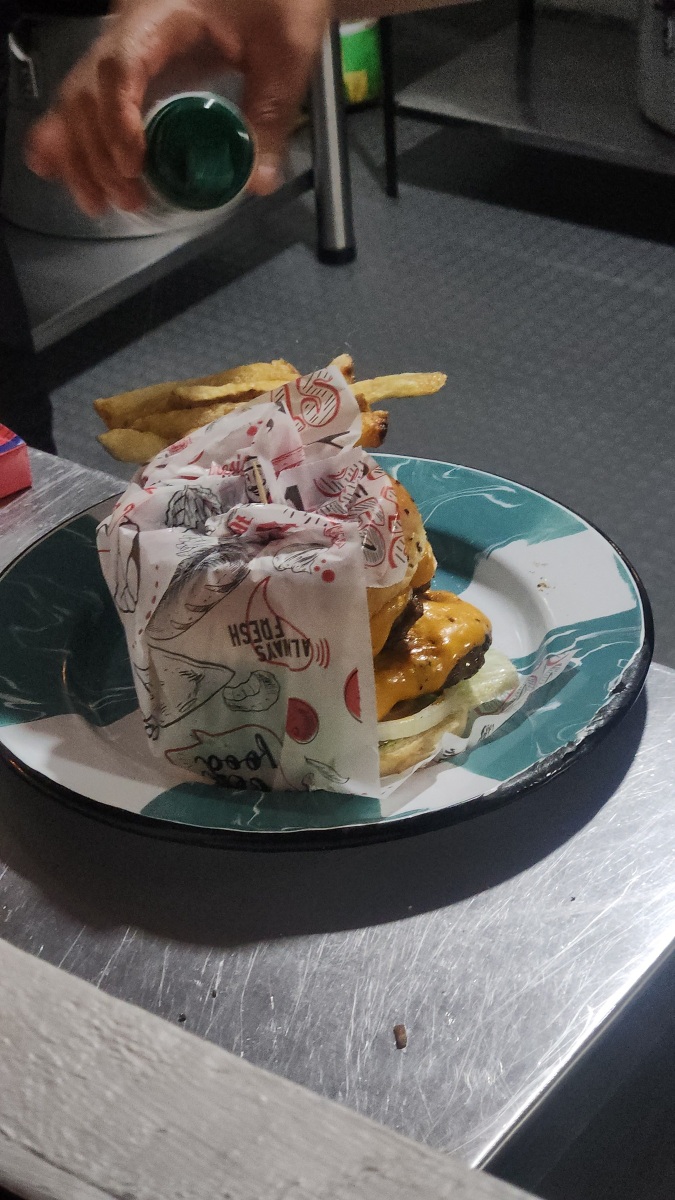
#> input picture aeroburger/02-airbus/assets/photo_wrapped.jpg, 1350 x 2400 px, given in place of 0001.jpg, which was not available (shown at 1/2 size)
$ python make_cover.py ../../02-airbus/assets
#> lines starting #> are read from the running program, lines starting #| are printed output that depends on the picture
# Genera la portada pop-art (homenaje) con fotogramas del local y la versión duotono del cuadrante TL.
import sys, numpy as np
from PIL import Image, ImageDraw, ImageFont, ImageFilter
P = sys.argv[1]
S = 1200; STRIP = 168; QW = (S - STRIP)//2; QH = S//2          # 516 x 600 -> aspecto 0.86
REVEAL_Y = 120                                                     # region del frame 1080x1920 que mapea al cuadrante TL
def hexc(h): return np.array([int(h[i:i+2],16) for i in (1,3,5)], float)
def duotone(im, dark, light, mid=None):
    a = np.asarray(im.convert('L'), float)
    lo, hi = np.percentile(a, 3), np.percentile(a, 97)
    x = np.clip((a-lo)/(hi-lo+1e-6), 0, 1)
    x = x*x*(3-2*x)                                               # contraste en S
    x = np.round(x*5)/5*0.55 + x*0.45                             # algo de posterizado
    d, l = hexc(dark), hexc(light)
    out = d[None,None,:]*(1-x[...,None]) + l[None,None,:]*x[...,None]
    if mid is not None:                                           # toque de tercer color en medios tonos
        w = np.exp(-((x-0.5)/0.16)**2)[...,None]*0.45
        out = out*(1-w) + hexc(mid)[None,None,:]*w
    n = np.random.default_rng(7).normal(0, 6, out.shape)          # grano de impresión
    return Image.fromarray(np.clip(out+n,0,255).astype(np.uint8))
def gradmap(im, stops, lo_p=2, hi_p=99.8, gamma=0.85):
    # mapa de degradado multi-tono que conserva detalle en las luces (logo del letrero legible)
    im = im.filter(ImageFilter.UnsharpMask(radius=2, percent=60, threshold=2))
    a = np.asarray(im.convert('L'), float)
    lo, hi = np.percentile(a, lo_p), np.percentile(a, hi_p)
    x = np.clip((a-lo)/(hi-lo+1e-6), 0, 1)**gamma
    pos = np.array([p for p,_ in stops]); cols = np.array([hexc(c) for _,c in stops])
    out = np.stack([np.interp(x, pos, cols[:,k]) for k in range(3)], -1)
    n = np.random.default_rng(7).normal(0, 4, out.shape)
    return Image.fromarray(np.clip(out+n,0,255).astype(np.uint8))
def crop_aspect(im, asp, cy=None):
    w, h = im.size; ch = int(w/asp)
    y0 = (h-ch)//2 if cy is None else cy
    return im.crop((0, y0, w, y0+ch))
f = lambda c,n: Image.open(f'{P}/frames/{c}/{n:04d}.jpg').convert('RGB')
asp = QW/QH
q = {
 'TL': gradmap(crop_aspect(f('c1',1), asp, REVEAL_Y), [(0,'#161a6b'),(0.18,'#23288f'),(0.42,'#c2306a'),(0.62,'#ff9f2e'),(0.80,'#ffd23f'),(1.0,'#fff6dc')]),
 'TR': duotone(crop_aspect(f('c3',30), asp), '#7a0f3c', '#ffd6e0', '#e8407a'),
 'BL': duotone(crop_aspect(f('c4',90), asp), '#141e6e', '#9ccaff', '#f28cb1'),
 'BR': duotone(crop_aspect(f('c6',40), asp), '#2a1460', '#ffb8cc', '#6aa8ff'),
}
#> in crop_aspect, `w, h = im.size`: w = 1350; h = 2400
#> in crop_aspect, `ch = int(w / asp)`: ch = 1569
#> in crop_aspect, `y0 = (h-ch)//2 if cy is None else cy`: y0 = 120
#> in gradmap, `a = np.asarray(im.convert('L'), float)`:
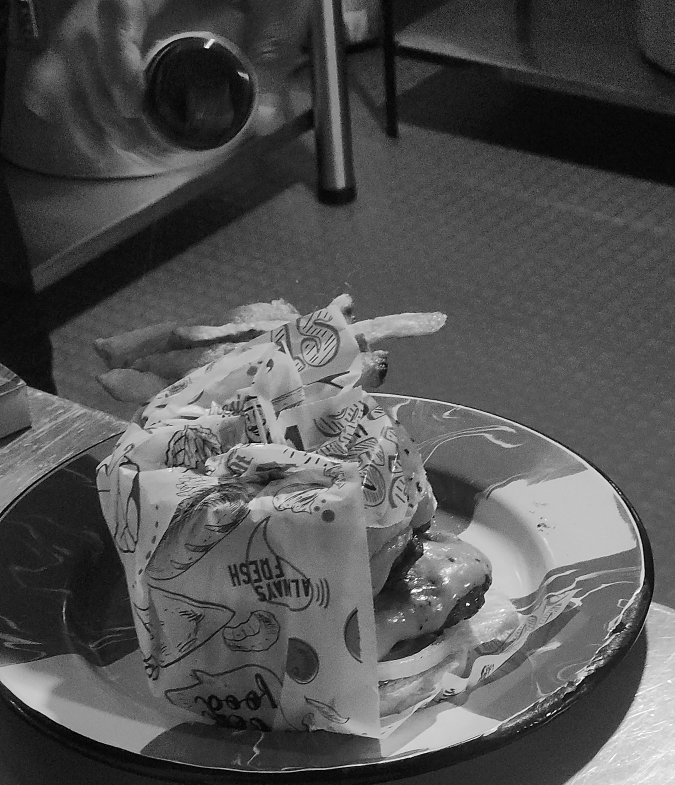
#> a: shape (1569, 1350) float64 (shown at 1/2 size); min 0, max 255, mean 82.6
#> in gradmap, `lo, hi = np.percentile(a, lo_p), np.percentile(a, hi_p)`: lo = 10; hi = 228
#> in gradmap, `x = np.clip((a-lo)/(hi-lo+1e-6), 0, 1)**gamma`:
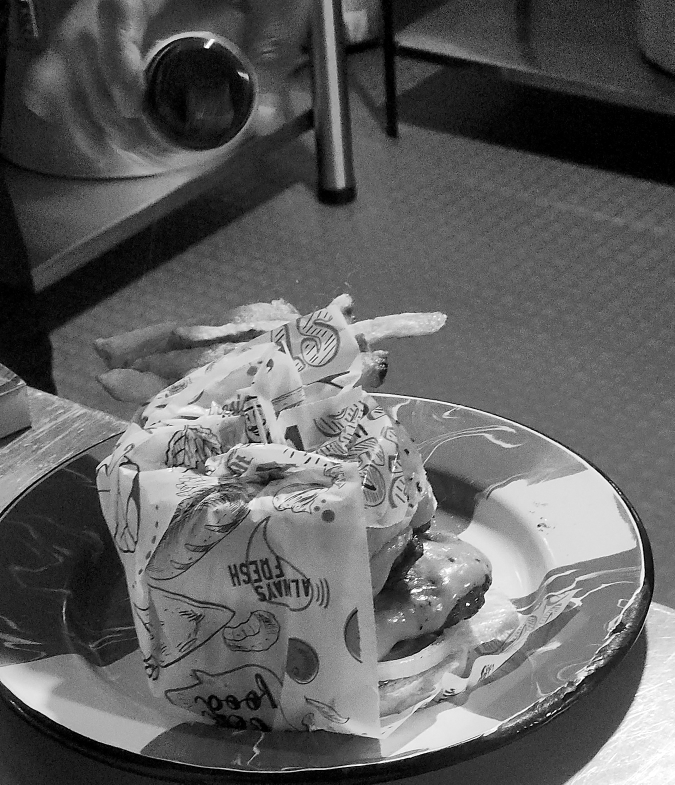
#> x: shape (1569, 1350) float64 (shown at 1/2 size); min 0, max 1, mean 0.38
#> in gradmap, `pos = np.array([p for p, _ in stops])`: pos = [0, 0.18, 0.42, 0.62, 0.8, 1]
#> in gradmap, `cols = np.array([hexc(c) for _, c in stops])`: cols = [[22, 26, 107], [35, 40, 143], [194, 48, 106], [255, 159, 46], [255, 210, 63], [255, 246, 220]]
#> in gradmap, `out = np.stack([np.interp(x, pos, cols[:,k]) for k in range(3)], -1)`:
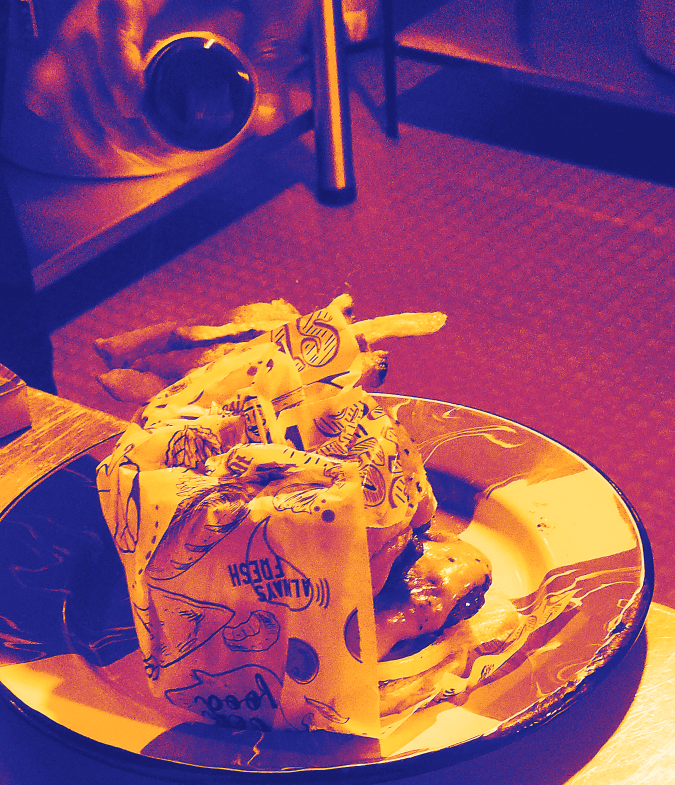
#> out: shape (1569, 1350, 3) float64 (shown at 1/2 size); mean of channels 0, 1, 2 144.2, 77.7, 107.9; drawn as R, G, B
#> in duotone, `a = np.asarray(im.convert('L'), float)`:
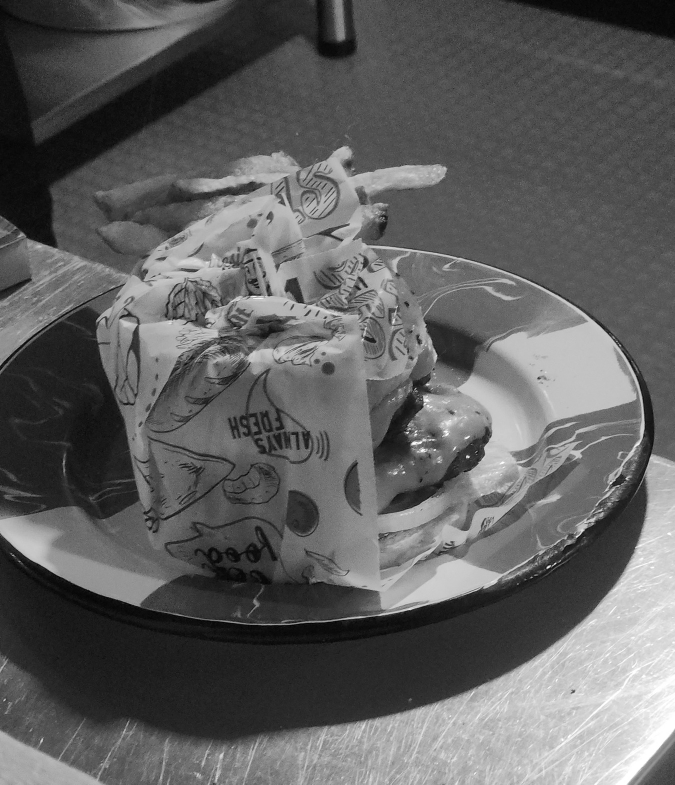
#> a: shape (1569, 1350) float64 (shown at 1/2 size); min 0, max 255, mean 95.8
#> in duotone, `lo, hi = np.percentile(a, 3), np.percentile(a, 97)`: lo = 16; hi = 210
#> in duotone, `x = x*x*(3-2*x)`:
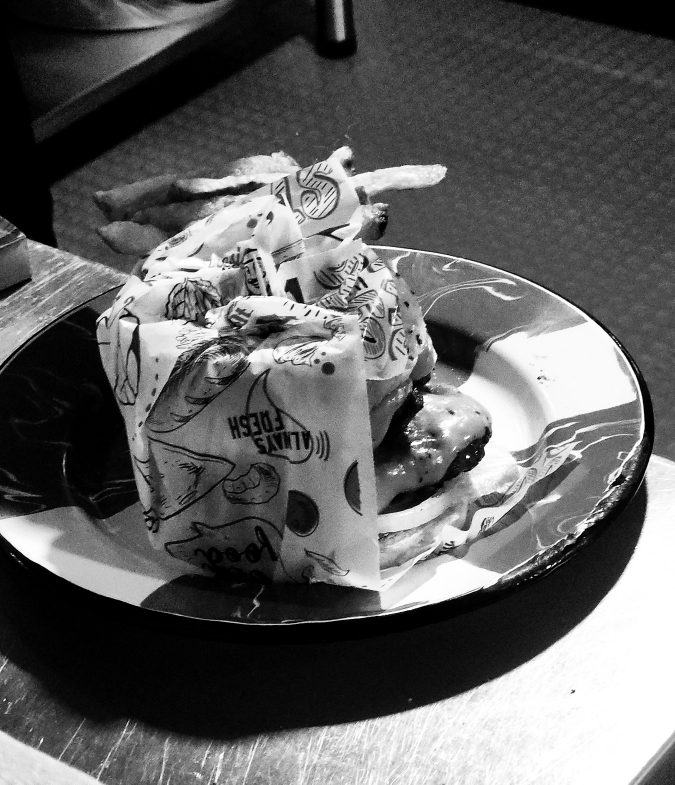
#> x: shape (1569, 1350) float64 (shown at 1/2 size); min 0, max 1, mean 0.384
#> in duotone, `out = d[None,None,:]*(1-x[...,None]) + l[None,None,:]*x[...,None]`:
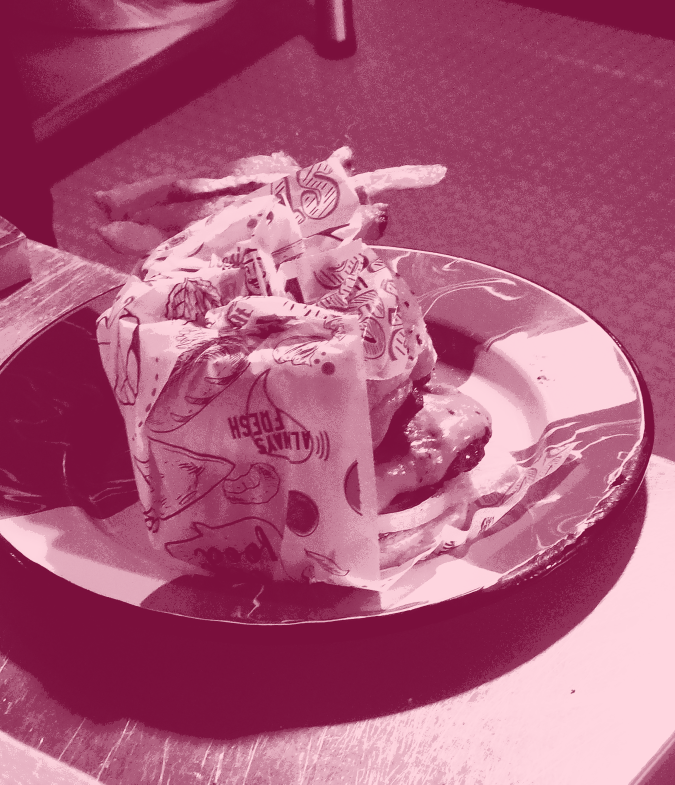
#> out: shape (1569, 1350, 3) float64 (shown at 1/2 size); mean of channels 0, 1, 2 172.6, 90.8, 122.4; drawn as R, G, B
#> in duotone, `w = np.exp(-((x-0.5)/0.16)**2)[...,None]*0.45`:
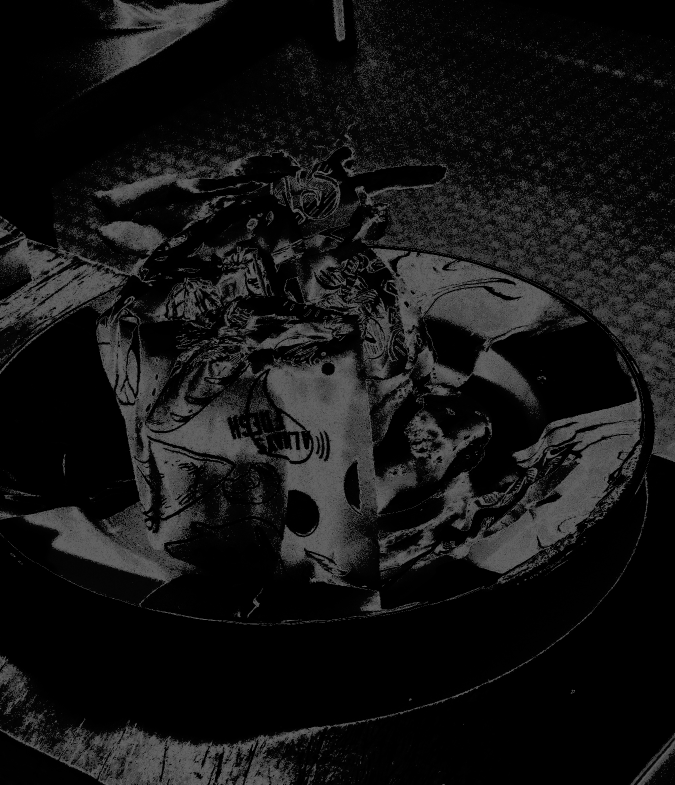
#> w: shape (1569, 1350, 1) float64 (shown at 1/2 size); min 2.58e-05, max 0.4, mean 0.081
#> (the run stopped early here; a loop or call above may not have finished)
